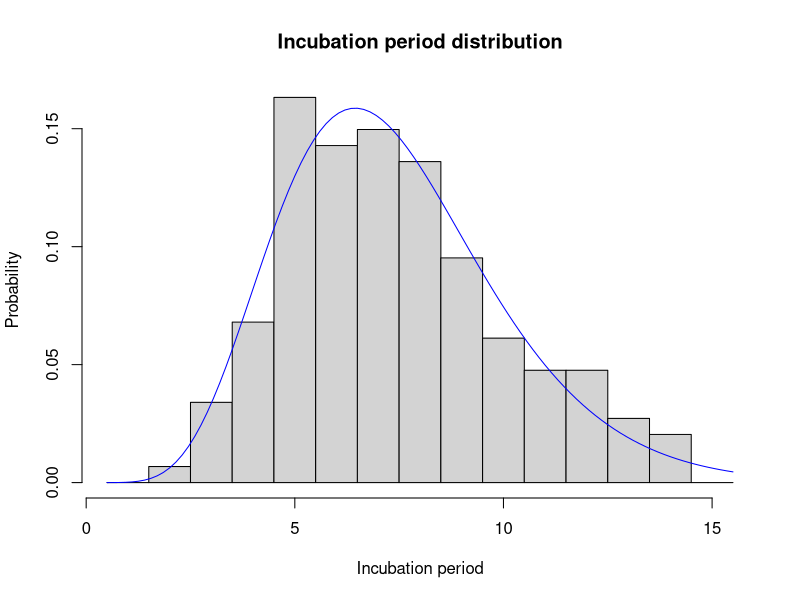

Here is the R script that generated this plot:
#Fraser et al NEJM 1977
# Figure 1
onsetDays = 3:29
onsetCounts = c(1,5,10,24,21,22,20,14,9,7,7,4,3);
incuPeriods = c(2,rep(3,5),rep(4,10),rep(5,24),rep(6,21),rep(7,22),
                rep(8,20),rep(9,14),rep(10,9),rep(11,7),rep(12,7),rep(13,4),rep(14,3));
# 1) "fitdistr"
library(MASS);
fitGamma = fitdistr(incuPeriods,"gamma");
fitGamma
fitMean = as.numeric(fitGamma$estimate[1]/fitGamma$estimate[2]);
fitMean
fitVar = as.numeric(fitGamma$estimate[1]/fitGamma$estimate[2]/fitGamma$estimate[2]);
fitVar

# 95th percentile
qgamma(.95, fitGamma$estimate[1], fitGamma$estimate[2])

# Histogram
hist(incuPeriods, prob=TRUE, breaks=0:15+0.5, main="Incubation period distribution", xlab="Incubation period",
ylab="Probability")

# Fitted curve
curve(dgamma(x,fitGamma$estimate[1],fitGamma$estimate[2]),add=TRUE,col="blue")

# 2) "optim"
funNegLogLikelihood = function(x)
{
  vshape = x[1];
  vscale = x[2];
  logLikelihood = 0;
  for(ii in 1:length(incuPeriods))
  {
    logLikelihood = logLikelihood + log(dgamma(incuPeriods[ii],shape=vshape,scale=vscale));
  }
  return(-logLikelihood);
}
optimGamma = optim(c(9,1),funNegLogLikelihood);
optimGamma
optimMean = as.numeric(optimGamma$par[1]*optimGamma$par[2]);
optimMean
optimVar = as.numeric(optimGamma$par[1]*optimGamma$par[2]*optimGamma$par[2]);
optimVar
